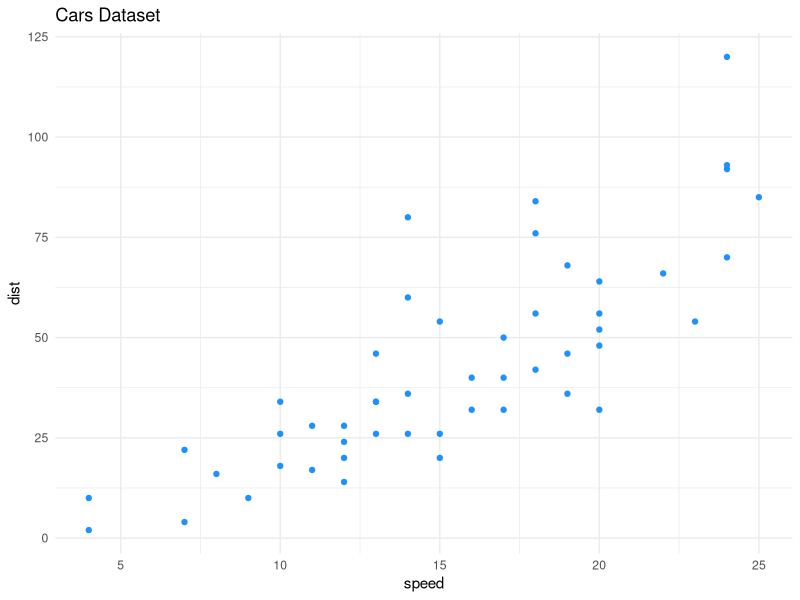

R code for this plot:
## ---- chunk 1
knitr::opts_chunk$set(fig.path='{{ site.url }}/post_data/exploring-the-cars-dataset-')
## ---- chunk 2
summary(cars)
## ---- chunk 3
library(ggplot2)
g <- ggplot(cars, aes(x=speed, y=dist)) +
     geom_point(color="dodgerblue") +
     theme_minimal() +
     labs(title = "Cars Dataset")
print(g)
